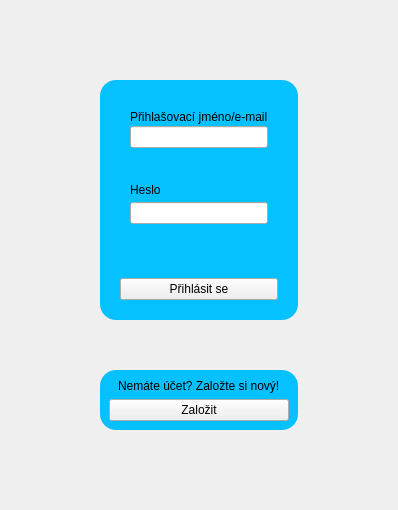
      <widget class="QWidget" name="log_in">
       <layout class="QGridLayout" name="gridLayout">
        <property name="leftMargin">
         <number>0</number>
        </property>
        <property name="topMargin">
         <number>0</number>
        </property>
        <property name="rightMargin">
         <number>0</number>
        </property>
        <property name="bottomMargin">
         <number>0</number>
        </property>
        <property name="spacing">
         <number>0</number>
        </property>
        <item row="0" column="0">
         <widget class="QWidget" name="widget_58" native="true">
          <layout class="QGridLayout" name="gridLayout_22">
           <property name="leftMargin">
            <number>100</number>
           </property>
           <property name="topMargin">
            <number>80</number>
           </property>
           <property name="rightMargin">
            <number>100</number>
           </property>
           <property name="bottomMargin">
            <number>80</number>
           </property>
           <property name="horizontalSpacing">
            <number>0</number>
           </property>
           <property name="verticalSpacing">
            <number>50</number>
           </property>
           <item row="0" column="0">
            <widget class="QWidget" name="widget_59" native="true">
             <property name="styleSheet">
              <string notr="true">#widget_59{

    background-color: #05C1FF;
    border-radius: 16px;
}</string>
             </property>
             <layout class="QVBoxLayout" name="verticalLayout" stretch="2,2,1,2">
              <property name="spacing">
               <number>15</number>
              </property>
              <property name="leftMargin">
               <number>20</number>
              </property>
              <property name="topMargin">
               <number>20</number>
              </property>
              <property name="rightMargin">
               <number>20</number>
              </property>
              <property name="bottomMargin">
               <number>20</number>
              </property>
              <item>
               <widget class="QWidget" name="widget_61" native="true">
                <layout class="QVBoxLayout" name="verticalLayout_4">
                 <property name="spacing">
                  <number>2</number>
                 </property>
                 <property name="leftMargin">
                  <number>10</number>
                 </property>
                 <property name="topMargin">
                  <number>10</number>
                 </property>
                 <property name="rightMargin">
                  <number>10</number>
                 </property>
                 <property name="bottomMargin">
                  <number>10</number>
                 </property>
                 <item>
                  <widget class="QLabel" name="label_9">
                   <property name="text">
                    <string>Přihlašovací jméno/e-mail</string>
                   </property>
                  </widget>
                 </item>
                 <item>
                  <widget class="QLineEdit" name="login_lineEdit_jmeno"/>
                 </item>
                </layout>
               </widget>
              </item>
              <item>
               <widget class="QWidget" name="widget_60" native="true">
                <layout class="QVBoxLayout" name="verticalLayout_3">
                 <property name="spacing">
                  <number>5</number>
                 </property>
                 <property name="leftMargin">
                  <number>10</number>
                 </property>
                 <property name="topMargin">
                  <number>10</number>
                 </property>
                 <property name="rightMargin">
                  <number>10</number>
                 </property>
                 <property name="bottomMargin">
                  <number>10</number>
                 </property>
                 <item>
                  <widget class="QLabel" name="label_3">
                   <property name="text">
                    <string>Heslo</string>
                   </property>
                  </widget>
                 </item>
                 <item>
                  <widget class="QLineEdit" name="login_lineEdit_heslo"/>
                 </item>
                </layout>
               </widget>
              </item>
              <item alignment="Qt::AlignmentFlag::AlignHCenter">
               <widget class="QLabel" name="login_label_poznamka">
                <property name="text">
                 <string/>
                </property>
               </widget>
              </item>
              <item>
               <widget class="QPushButton" name="login_button_prihlasit">
                <property name="text">
                 <string>Přihlásit se</string>
                </property>
               </widget>
              </item>
             </layout>
            </widget>
           </item>
           <item row="1" column="0">
            <widget class="QWidget" name="widget_62" native="true">
             <property name="styleSheet">
              <string notr="true">#widget_62{

    background-color: #05C1FF;
    border-radius: 16px;
}</string>
             </property>
             <layout class="QVBoxLayout" name="verticalLayout_5">
              <item alignment="Qt::AlignmentFlag::AlignHCenter">
               <widget class="QLabel" name="label_21">
                <property name="text">
                 <string>Nemáte účet? Založte si nový!</string>
                </property>
               </widget>
              </item>
              <item>
               <widget class="QPushButton" name="login_button_do_zalozeni">
                <property name="text">
                 <string>Založit</string>
                </property>
               </widget>
              </item>
             </layout>
            </widget>
           </item>
          </layout>
         </widget>
        </item>
       </layout>
      </widget>
